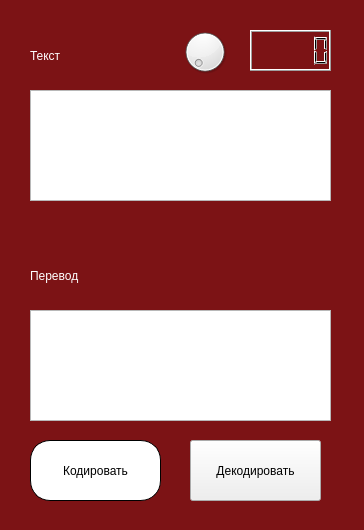
<?xml version="1.0" encoding="UTF-8"?>
<ui version="4.0">
 <class>MainWindow</class>
 <widget class="QMainWindow" name="MainWindow">
  <property name="geometry">
   <rect>
    <x>0</x>
    <y>0</y>
    <width>364</width>
    <height>530</height>
   </rect>
  </property>
  <property name="windowTitle">
   <string>MainWindow</string>
  </property>
  <property name="styleSheet">
   <string notr="true">QMainWindow 
{
	
	background-color: rgb(124, 19, 21);
}</string>
  </property>
  <widget class="QWidget" name="centralwidget">
   <widget class="QLabel" name="label">
    <property name="geometry">
     <rect>
      <x>30</x>
      <y>30</y>
      <width>111</width>
      <height>51</height>
     </rect>
    </property>
    <property name="styleSheet">
     <string notr="true">font: 20pt &quot;Comic Sans MS&quot;;
color: rgb(255, 255, 255);</string>
    </property>
    <property name="text">
     <string>Текст</string>
    </property>
   </widget>
   <widget class="QTextEdit" name="textEdit">
    <property name="geometry">
     <rect>
      <x>30</x>
      <y>90</y>
      <width>301</width>
      <height>111</height>
     </rect>
    </property>
   </widget>
   <widget class="QDial" name="dial">
    <property name="geometry">
     <rect>
      <x>180</x>
      <y>20</y>
      <width>50</width>
      <height>64</height>
     </rect>
    </property>
   </widget>
   <widget class="QLCDNumber" name="lcdNumber">
    <property name="geometry">
     <rect>
      <x>250</x>
      <y>30</y>
      <width>81</width>
      <height>41</height>
     </rect>
    </property>
   </widget>
   <widget class="QLabel" name="label_2">
    <property name="geometry">
     <rect>
      <x>30</x>
      <y>250</y>
      <width>131</width>
      <height>51</height>
     </rect>
    </property>
    <property name="styleSheet">
     <string notr="true">font: 20pt &quot;Comic Sans MS&quot;;
color: rgb(255, 255, 255);</string>
    </property>
    <property name="text">
     <string>Перевод</string>
    </property>
   </widget>
   <widget class="QTextBrowser" name="textBrowser">
    <property name="geometry">
     <rect>
      <x>30</x>
      <y>310</y>
      <width>301</width>
      <height>111</height>
     </rect>
    </property>
   </widget>
   <widget class="QPushButton" name="pushButton">
    <property name="geometry">
     <rect>
      <x>30</x>
      <y>440</y>
      <width>131</width>
      <height>61</height>
     </rect>
    </property>
    <property name="styleSheet">
     <string notr="true">font: 12pt &quot;Comic Sans MS&quot;;
border-radius: 20px;
border: 1px solid; 
background-color: rgb(255, 255, 255);</string>
    </property>
    <property name="text">
     <string>Кодировать</string>
    </property>
   </widget>
   <widget class="QPushButton" name="pushButton_2">
    <property name="geometry">
     <rect>
      <x>190</x>
      <y>440</y>
      <width>131</width>
      <height>61</height>
     </rect>
    </property>
    <property name="styleSheet">
     <string notr="true">font: 12pt &quot;Comic Sans MS&quot;;</string>
    </property>
    <property name="text">
     <string>Декодировать</string>
    </property>
   </widget>
  </widget>
 </widget>
 <resources/>
 <connections/>
</ui>
